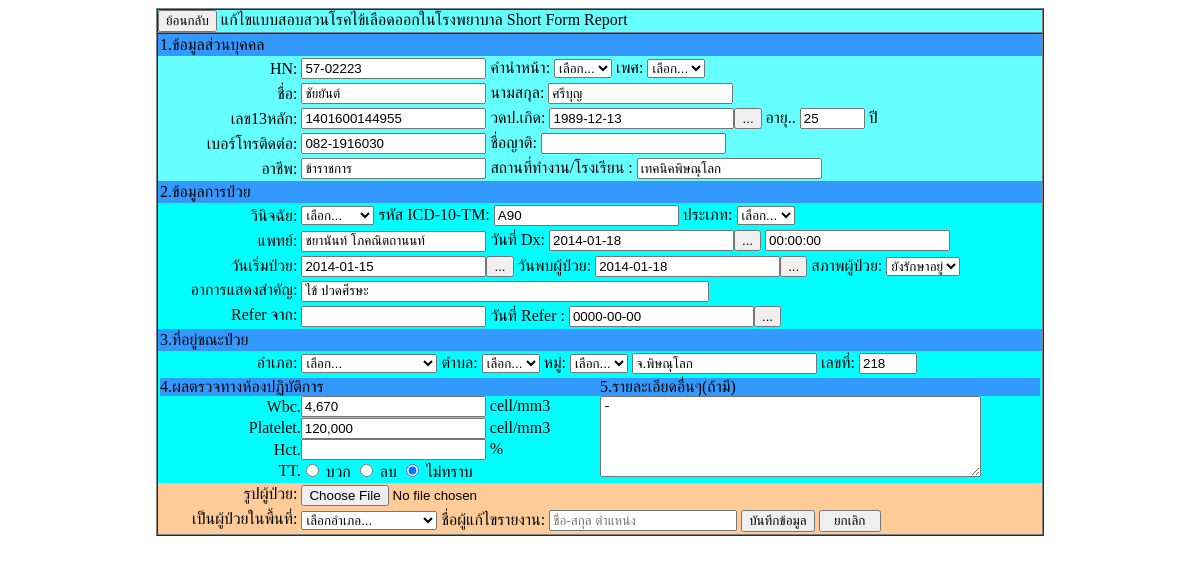
/frm_edit_pt_hos.php?pid=1067614022457-02223 (signed in), run on the app's committed database.
### tables this page shows
CREATE TABLE `patient_hos` (
  `pid` varchar(100) NOT NULL default '',
  `datetime_send` datetime default NULL,
  `office_own` varchar(5) default NULL,
  `user_own` varchar(50) default NULL,
  `hn` varchar(100) default NULL,
  `prename` varchar(100) default NULL,
  `sex` varchar(25) default NULL,
  `name` varchar(100) default NULL,
  `lname` varchar(100) default NULL,
  `cid` varchar(100) default NULL,
  `bdate` date default NULL,
  `agey` varchar(100) default NULL,
  `agem` varchar(100) default NULL,
  `pt_tel` varchar(100) default NULL,
  `family` varchar(255) default NULL,
  `occupat` varchar(100) default NULL,
  `school_workplace` varchar(255) default NULL,
  `code506` varchar(100) default NULL,
  `icd10` varchar(100) default NULL,
  `pt_type` varchar(100) default NULL,
  `doctor` varchar(100) default NULL,
  `date_dx` date default NULL,
  `time_dx` time default NULL,
  `date_ill` date default NULL,
  `date_found` date default NULL,
  `pt_status` varchar(100) default NULL,
  `symtom` varchar(255) default NULL,
  `refer_from` varchar(255) default NULL,
  `date_refer` date default NULL,
  `amp` varchar(4) default NULL,
  `tmb` varchar(6) default NULL,
  `moo` varchar(8) default NULL,
  `road` varchar(100) default NULL,
  `addr` varchar(100) default NULL,
  `soi` varchar(100) default NULL,
  `villa` varchar(100) default NULL,
  `lab_wbc` varchar(100) default NULL,
  `note_text` varchar(255) default NULL,
  `lab_plt` varchar(100) default NULL,
  `lab_hct1` varchar(100) default NULL,
  `lab_hct2` varchar(100) default NULL,
  `lab_hct_diff` varchar(100) default NULL,
  `lab_tt` varchar(100) default NULL,
  `send_to_amp` varchar(4) default NULL,
  `sender` varchar(255) default NULL,
  `img_pt` varchar(255) default NULL,
  `send_back_by` varchar(25) default NULL,
  PRIMARY KEY  (`pid`)
);

### frm_edit_pt_hos.php (the view, shortened to what this page needs)
<?php
if (!empty($_GET[pid])) {
    $pid = $_GET[pid];
} else {
    exit("Can not find PID.");
}
$sql = "select * from patient_hos where pid='$pid'";
$res = mysql_query($sql);
$row = mysql_fetch_array($res);
?>
<!DOCTYPE html>
<html>
    <head>
        <link rel="stylesheet" href="//code.jquery.com/ui/1.10.4/themes/smoothness/jquery-ui.css">
  <link rel="stylesheet" type="text/css" href="jquery.timepicker.css" />
    </head>
    <body>
        <div align="center">
            <form action="qry_edit_pt_hos.php"
                  id="frm_edit_hos" name="frm_edit_hos"
                  method="post"
                  enctype="multipart/form-data"
                  onsubmit="return validate()">
                <table width="75%" border="1" cellspacing="0" cellpadding="0">
                    <tr bgcolor="#33CCFF">
                        <td bgcolor="#66FFFF">
                            <input type="button" value="ย้อนกลับ" onClick="window.location = 'pt_info.php?pid=<?=$pid?>&hos_own=y'">
                            แก้ไขแบบสอบสวนโรคไข้เลือดออกในโรงพยาบาล Short Form Report
                        </td>
                    </tr>
                    <tr>
                        <td bgcolor="#66FFFF">
                            <table width="100%" border="0" cellspacing="0" cellpadding="2">
                                <tr>
                                    <td colspan="2" align="left" bgcolor="#3399FF">1.ข้อมูลส่วนบุคคล</td>
                                </tr>
                                <tr>
                                    <td width="16%" align="right" bgcolor="#66FFFF"> HN:</td>
                                    <td width="84%" bgcolor="#66FFFF">
                                        <input type="text" name="hn" id="hn" value="<?=$row[hn]?>">
                                        คำนำหน้า:
                                        <select name="prename" id="prename">
                                            <option value="">เลือก...</option>
                                        </select>
                                        เพศ:
                                        <select name="sex" id="sex">
                                            <option value="">เลือก...</option>
                                        </select></td>
                                </tr>
                                <tr>
                                    <td align="right" bgcolor="#66FFFF">ชื่อ:</td>
                                    <td bgcolor="#66FFFF"><input type="text" name="name" id="name" value="<?=$row[name]?>">
                                        นามสกุล:
                                        <input type="text" name="lname" id="lname" value="<?=$row[lname]?>">
                                    </td>
                                </tr>
                                <tr>
                                    <td align="right" bgcolor="#66FFFF">เลข13หลัก:</td>
                                    <td bgcolor="#66FFFF"><input type="text" name="cid" id="cid" value="<?=$row[cid]?>">
                                        วดป.เกิด:
                                        <input type="text" name="bdate" id="bdate" value="<?=$row[bdate]?>">
                                        อายุ..
                                        <input name="agey" type="text" id="agey" size="5" maxlength="3" value="<?=$row[agey]?>">
                                        ปี</td>
                                </tr>
                                <tr>
                                    <td align="right" bgcolor="#66FFFF">เบอร์โทรติดต่อ:</td>
                                    <td bgcolor="#66FFFF"><input type="text" name="pt_tel" id="pt_tel" value="<?=$row[pt_tel]?>">
                                        ชื่อญาติ:
                                        <input type="text" name="family" id="family" value="<?=$row[family]?>"></td>
                                </tr>
                                <tr>
                                    <td align="right" bgcolor="#66FFFF">อาชีพ:</td>
                                    <td bgcolor="#66FFFF"><input type="text" name="occupat" id="occupat" value="<?=$row[occupat]?>">
                                        สถานที่ทำงาน/โรงเรียน :
                                        <input type="text" name="school_workplace" id="school_workplace" value="<?=$row[school_workplace]?>"></td>
                                </tr>
                                <tr>
                                    <td colspan="2" align="left" bgcolor="#3399FF">2.ข้อมูลการป่วย</td>
                                </tr>
                                <tr>
                                    <td align="right" bgcolor="#00FFFF">วินิจฉัย:</td>
                                    <td bgcolor="#00FFFF">
                                        <select name="code506" id="code506">
                                            <option value="" selected>เลือก...</option>
                                        </select>
                                        รหัส ICD-10-TM:
                                        <input type="text" name="icd10" id="icd10" value="<?=$row[icd10]?>">
                                        ประเภท:
                                        <select name="pt_type" id="pt_type">
                                            <option value="" selected>เลือก...</option>
                                        </select></td>
                                </tr>
                                <tr>
                                    <td align="right" bgcolor="#00FFFF">แพทย์: </td>
                                    <td bgcolor="#00FFFF"><input type="text" name="doctor" id="doctor" value="<?=$row[doctor]?>">
                                        วันที่ Dx:
                                        <input type="text" name="date_dx" id="date_dx" value="<?=$row[date_dx]?>">
                                        <input type="text" name="time_dx" id="time_dx" placeholder="เวลา Dx" value="<?=$row[time_dx]?>"></td>
                                </tr>
                                <tr>
                                    <td align="right" bgcolor="#00FFFF">วันเริ่มป่วย:</td>
                                    <td bgcolor="#00FFFF"><input type="text" name="date_ill" id="date_ill" value="<?=$row[date_ill]?>">
                                        วันพบผู้ป่วย:
                                        <input type="text" name="date_found" id="date_found" value="<?=$row[date_found]?>">
                                        สภาพผู้ป่วย:
                                        <select name="pt_status" id="pt_status">
                                            <option value="ยังรักษาอยู่" selected>ยังรักษาอยู่</option>
                                        </select></td>
                                </tr>
                                <tr>
                                    <td align="right" valign="top" bgcolor="#00FFFF">อาการแสดงสำคัญ:</td>
                                    <td bgcolor="#00FFFF"><input type="text" name="symtom" id="symtom" style="width:400px" value="<?=$row[symtom]?>"></td>
                                </tr>
                                <tr>
                                    <td align="right" valign="top" bgcolor="#00FFFF">Refer จาก:</td>
                                    <td bgcolor="#00FFFF"><input type="text" name="refer_from" id="refer_from" value="<?=$row[refer_from]?>">
                                        วันที่ Refer :
                                        <input type="text" name="date_refer" id="date_refer" value="<?=$row[date_refer]?>"></td>
                                </tr>
                                <tr>
                                    <td colspan="2" align="left" bgcolor="#3399FF">3.ที่อยู่ขณะป่วย</td>
                                </tr>
                                <tr>
                                    <td align="right" bgcolor="#00FFFF">อำเภอ:</td>
                                    <td bgcolor="#00FFFF">
                                        <select name="amp" id="amp">
                                            <option value="">เลือก...</option>
                                        </select>
                                        ตำบล:
                                        <select name="tmb" id="tmb">
                                            <option value="">เลือก...</option>
                                        </select>
                                        หมู่:
                                        <select name="moo" id="moo">
                                            <option value="">เลือก...</option>
                                        </select>
                                        <input type="text" name="road" id="road" placeholder="ถนน/ซอย" value="<?=$row[road]?>">
                                        เลขที่:
                                        <input type="text" name="addr" id="addr" style="width:50px" value="<?=$row[addr]?>"></td>
                                </tr>
                                <tr>
                                    <td colspan="2" align="right" bgcolor="#00FFFF"><table width="100%" border="0" cellspacing="0" cellpadding="0">
                                            <tr>
                                                <td colspan="2" bgcolor="#3399FF">4.ผลตรวจทางห้องปฏิบัติการ</td>
                                                <td width="50%" bgcolor="#3399FF">5.รายละเอียดอื่นๆ(ถ้ามี)</td>
                                            </tr>
                                            <tr>
                                                <td width="16%" align="right">Wbc.</td>
                                                <td width="34%"><input type="text" name="lab_wbc" id="lab_wbc" value="<?=$row[lab_wbc]?>">
                                                    cell/mm3</td>
                                                <td rowspan="4" align="left" valign="top">
                                                    <textarea name="note_text" id="note_text" cols="45" rows="5" placeholder="อื่นๆ(ถ้ามี)"><?=$row[note_text]?></textarea></td>
                                            </tr>
                                            <tr>
                                                <td align="right">Platelet.</td>
                                                <td><input type="text" name="lab_plt" id="lab_plt" value="<?=$row[lab_plt]?>">
                                                    cell/mm3</td>
                                            </tr>
                                            <tr>
                                                <td align="right">Hct.</td>
                                                <td><input type="text" name="lab_hct" id="lab_hct" value="<?=$row[lab_hct]?>">
                                                    %</td>
                                            </tr>
                                            <tr>
                                                <td align="right">TT.</td>
                                                <td><input type="radio" name="lab_tt" id="tt" value="บวก">
                                                    บวก
                                                    <input type="radio" name="lab_tt" id="tt2" value="ลบ">
                                                    ลบ
                                                    <input name="lab_tt" type="radio" id="tt3" value="ไม่ทราบ" checked>
                                                    ไม่ทราบ</td>
                                            </tr>
                                        </table>
                                    </td>
                                </tr>
                                <tr>
                                    <td align="right" valign="top" bgcolor="#FFCC99">รูปผู้ป่วย:</td>
                                    <td bgcolor="#FFCC99"><input type="file" name="img_pt" id="img_pt"></td>
                                </tr>
                                <tr>
                                    <td align="right" valign="top" bgcolor="#FFCC99">เป็นผู้ป่วยในพื้นที่:</td>
                                    <td bgcolor="#FFCC99">
                                        <select name="send_to_amp" id="send_to_amp">
                                            <option value="" selected>เลือกอำเภอ...</option>
                                        </select>
                                        ชื่อผู้แก้ไขรายงาน:
                                        <input type="text" name="sender" id="sender" style="width:180px" placeholder="ชื่อ-สกุล ตำแหน่ง">
                                        <input type="submit" id="button" value="บันทึกข้อมูล">
                                        <input type="reset" value="  ยกเลิก  "></td>
                                </tr>
                            </table>
                        </td>
                    </tr>
                </table>
            </form>
        </div>
    </body>
</html>

### data on the page
patient_hos: hn "57-02223", name "ชัยยันต์", lname "ศรีบุญ", cid "1401600144955", bdate "1989-12-13", agey "25", pt_tel "082-1916030", occupat "ข้าราชการ", school_workplace "เทคนิคพิษณุโลก", icd10 "A90", doctor "ชยานันท์ โภคณิตถานนท์", date_dx "2014-01-18", time_dx "00:00:00", date_ill "2014-01-15", date_found "2014-01-18", symtom "ไข้ ปวดศีรษะ", date_refer "0000-00-00", road "จ.พิษณุโลก", addr "218", lab_wbc "4,670", note_text "-", lab_plt "120,000"
